Frame 1 (no input): blank canvas, image omitted
Frame 60 (no input): blank canvas, image omitted
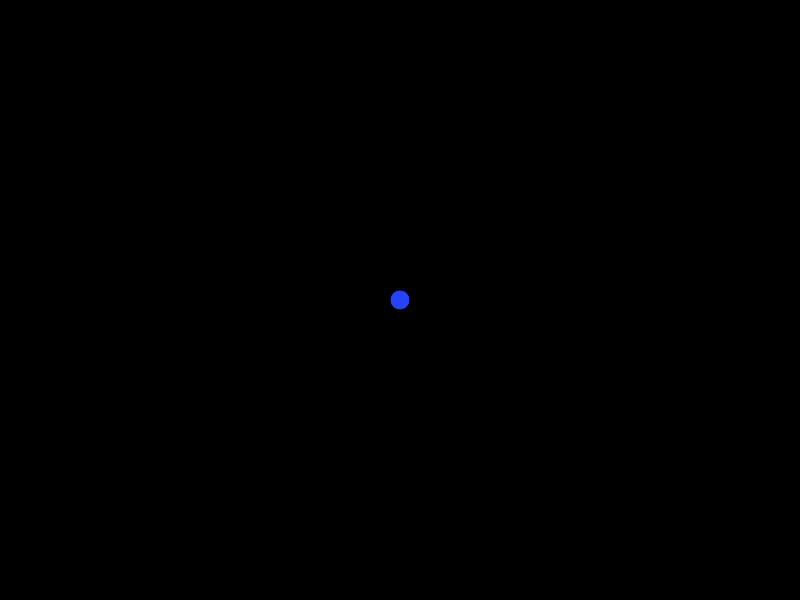
Frame 120 (the mouse pressed at the canvas centre since frame 60)

The p5.js sketch whose frames 1 and 60 were blank and that drew this single picture after the mouse press (run headless with seeded random() and noise() and a simulated clock; from frame 60 on, the mouse is pressed at the canvas centre):

// p5.js sketch
// ── sketch.js
function setup() {
  createCanvas(800, 600);
}

function draw() {
  background(0);
  fill(random(255), random(255), random(255));
  ellipse(mouseX, mouseY, 20, 20);
}
